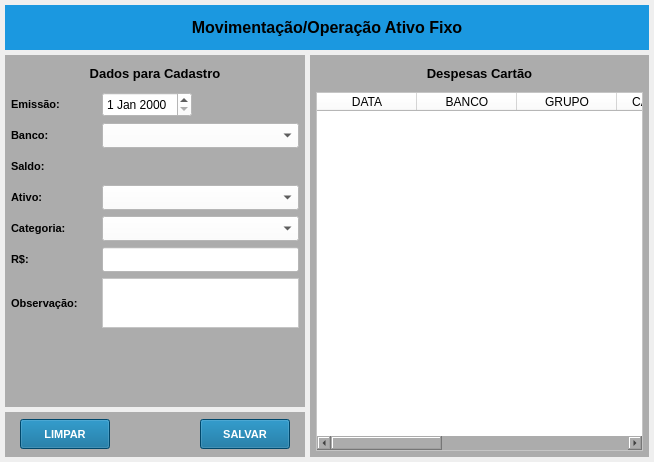
<?xml version="1.0" encoding="UTF-8"?>
<ui version="4.0">
 <class>MainWindow</class>
 <widget class="QMainWindow" name="MainWindow">
  <property name="geometry">
   <rect>
    <x>0</x>
    <y>0</y>
    <width>654</width>
    <height>462</height>
   </rect>
  </property>
  <property name="windowTitle">
   <string>Operação Ativo Fixo</string>
  </property>
  <widget class="QWidget" name="centralwidget">
   <layout class="QVBoxLayout" name="verticalLayout">
    <property name="spacing">
     <number>5</number>
    </property>
    <property name="leftMargin">
     <number>5</number>
    </property>
    <property name="topMargin">
     <number>5</number>
    </property>
    <property name="rightMargin">
     <number>5</number>
    </property>
    <property name="bottomMargin">
     <number>5</number>
    </property>
    <item>
     <widget class="QWidget" name="widget" native="true">
      <property name="minimumSize">
       <size>
        <width>0</width>
        <height>45</height>
       </size>
      </property>
      <property name="maximumSize">
       <size>
        <width>16777215</width>
        <height>45</height>
       </size>
      </property>
      <property name="styleSheet">
       <string notr="true">background-color: rgb(27, 152, 224);</string>
      </property>
      <layout class="QHBoxLayout" name="horizontalLayout">
       <property name="spacing">
        <number>5</number>
       </property>
       <property name="leftMargin">
        <number>15</number>
       </property>
       <property name="topMargin">
        <number>5</number>
       </property>
       <property name="rightMargin">
        <number>15</number>
       </property>
       <property name="bottomMargin">
        <number>5</number>
       </property>
       <item>
        <widget class="QLabel" name="label_titulo">
         <property name="font">
          <font>
           <pointsize>12</pointsize>
           <weight>75</weight>
           <bold>true</bold>
          </font>
         </property>
         <property name="text">
          <string>Movimentação/Operação Ativo Fixo</string>
         </property>
         <property name="alignment">
          <set>Qt::AlignCenter</set>
         </property>
        </widget>
       </item>
      </layout>
     </widget>
    </item>
    <item>
     <widget class="QWidget" name="widget_2" native="true">
      <property name="font">
       <font>
        <pointsize>8</pointsize>
       </font>
      </property>
      <layout class="QGridLayout" name="gridLayout" columnstretch="0,0" columnminimumwidth="0,0">
       <property name="leftMargin">
        <number>0</number>
       </property>
       <property name="topMargin">
        <number>0</number>
       </property>
       <property name="rightMargin">
        <number>0</number>
       </property>
       <property name="bottomMargin">
        <number>0</number>
       </property>
       <property name="spacing">
        <number>5</number>
       </property>
       <item row="0" column="0">
        <widget class="QWidget" name="widget_3" native="true">
         <property name="minimumSize">
          <size>
           <width>0</width>
           <height>0</height>
          </size>
         </property>
         <property name="maximumSize">
          <size>
           <width>300</width>
           <height>16777215</height>
          </size>
         </property>
         <property name="font">
          <font>
           <pointsize>8</pointsize>
          </font>
         </property>
         <layout class="QGridLayout" name="gridLayout_2">
          <property name="leftMargin">
           <number>0</number>
          </property>
          <property name="topMargin">
           <number>0</number>
          </property>
          <property name="rightMargin">
           <number>0</number>
          </property>
          <property name="bottomMargin">
           <number>0</number>
          </property>
          <property name="horizontalSpacing">
           <number>0</number>
          </property>
          <property name="verticalSpacing">
           <number>5</number>
          </property>
          <item row="0" column="0">
           <widget class="QWidget" name="widget_8" native="true">
            <property name="maximumSize">
             <size>
              <width>16777215</width>
              <height>16777215</height>
             </size>
            </property>
            <property name="font">
             <font>
              <pointsize>8</pointsize>
             </font>
            </property>
            <property name="cursor">
             <cursorShape>ArrowCursor</cursorShape>
            </property>
            <property name="styleSheet">
             <string notr="true">background-color: rgb(172, 172, 172);</string>
            </property>
            <layout class="QVBoxLayout" name="verticalLayout_3">
             <property name="spacing">
              <number>6</number>
             </property>
             <property name="leftMargin">
              <number>6</number>
             </property>
             <property name="topMargin">
              <number>6</number>
             </property>
             <property name="rightMargin">
              <number>6</number>
             </property>
             <property name="bottomMargin">
              <number>6</number>
             </property>
             <item>
              <widget class="QLabel" name="label_titulo_2">
               <property name="maximumSize">
                <size>
                 <width>16777215</width>
                 <height>25</height>
                </size>
               </property>
               <property name="font">
                <font>
                 <pointsize>10</pointsize>
                 <weight>75</weight>
                 <bold>true</bold>
                </font>
               </property>
               <property name="text">
                <string>Dados para Cadastro</string>
               </property>
               <property name="alignment">
                <set>Qt::AlignCenter</set>
               </property>
              </widget>
             </item>
             <item>
              <widget class="QWidget" name="widget_9" native="true">
               <property name="minimumSize">
                <size>
                 <width>0</width>
                 <height>25</height>
                </size>
               </property>
               <property name="maximumSize">
                <size>
                 <width>16777215</width>
                 <height>25</height>
                </size>
               </property>
               <layout class="QHBoxLayout" name="horizontalLayout_5">
                <property name="spacing">
                 <number>6</number>
                </property>
                <property name="leftMargin">
                 <number>0</number>
                </property>
                <property name="topMargin">
                 <number>0</number>
                </property>
                <property name="rightMargin">
                 <number>0</number>
                </property>
                <property name="bottomMargin">
                 <number>0</number>
                </property>
                <item>
                 <widget class="QLabel" name="label">
                  <property name="minimumSize">
                   <size>
                    <width>85</width>
                    <height>0</height>
                   </size>
                  </property>
                  <property name="maximumSize">
                   <size>
                    <width>85</width>
                    <height>16777215</height>
                   </size>
                  </property>
                  <property name="font">
                   <font>
                    <pointsize>8</pointsize>
                    <weight>75</weight>
                    <bold>true</bold>
                   </font>
                  </property>
                  <property name="text">
                   <string>Emissão:</string>
                  </property>
                 </widget>
                </item>
                <item>
                 <widget class="QDateEdit" name="date_Emissao">
                  <property name="sizePolicy">
                   <sizepolicy hsizetype="Preferred" vsizetype="Preferred">
                    <horstretch>0</horstretch>
                    <verstretch>0</verstretch>
                   </sizepolicy>
                  </property>
                  <property name="minimumSize">
                   <size>
                    <width>90</width>
                    <height>0</height>
                   </size>
                  </property>
                  <property name="maximumSize">
                   <size>
                    <width>90</width>
                    <height>16777215</height>
                   </size>
                  </property>
                  <property name="font">
                   <font>
                    <pointsize>9</pointsize>
                    <weight>50</weight>
                    <bold>false</bold>
                   </font>
                  </property>
                  <property name="styleSheet">
                   <string notr="true">background-color: rgb(255, 255, 255);</string>
                  </property>
                 </widget>
                </item>
                <item>
                 <widget class="QLabel" name="label_2">
                  <property name="text">
                   <string/>
                  </property>
                 </widget>
                </item>
               </layout>
              </widget>
             </item>
             <item>
              <widget class="QWidget" name="widget_7" native="true">
               <property name="minimumSize">
                <size>
                 <width>0</width>
                 <height>25</height>
                </size>
               </property>
               <property name="maximumSize">
                <size>
                 <width>16777215</width>
                 <height>25</height>
                </size>
               </property>
               <layout class="QHBoxLayout" name="horizontalLayout_4">
                <property name="spacing">
                 <number>6</number>
                </property>
                <property name="leftMargin">
                 <number>0</number>
                </property>
                <property name="topMargin">
                 <number>0</number>
                </property>
                <property name="rightMargin">
                 <number>0</number>
                </property>
                <property name="bottomMargin">
                 <number>0</number>
                </property>
                <item>
                 <widget class="QLabel" name="label_16">
                  <property name="minimumSize">
                   <size>
                    <width>75</width>
                    <height>0</height>
                   </size>
                  </property>
                  <property name="maximumSize">
                   <size>
                    <width>85</width>
                    <height>16777215</height>
                   </size>
                  </property>
                  <property name="font">
                   <font>
                    <pointsize>8</pointsize>
                    <weight>75</weight>
                    <bold>true</bold>
                   </font>
                  </property>
                  <property name="text">
                   <string>Banco:</string>
                  </property>
                 </widget>
                </item>
                <item>
                 <widget class="QComboBox" name="combo_Banco">
                  <property name="sizePolicy">
                   <sizepolicy hsizetype="Preferred" vsizetype="Preferred">
                    <horstretch>0</horstretch>
                    <verstretch>0</verstretch>
                   </sizepolicy>
                  </property>
                  <property name="minimumSize">
                   <size>
                    <width>0</width>
                    <height>0</height>
                   </size>
                  </property>
                  <property name="maximumSize">
                   <size>
                    <width>16777215</width>
                    <height>16777215</height>
                   </size>
                  </property>
                  <property name="font">
                   <font>
                    <pointsize>8</pointsize>
                    <weight>50</weight>
                    <bold>false</bold>
                   </font>
                  </property>
                  <property name="styleSheet">
                   <string notr="true">background-color: rgb(255, 255, 255);</string>
                  </property>
                  <item>
                   <property name="text">
                    <string/>
                   </property>
                  </item>
                 </widget>
                </item>
               </layout>
              </widget>
             </item>
             <item>
              <widget class="QWidget" name="widget_14" native="true">
               <property name="maximumSize">
                <size>
                 <width>16777215</width>
                 <height>25</height>
                </size>
               </property>
               <layout class="QHBoxLayout" name="horizontalLayout_7">
                <property name="leftMargin">
                 <number>0</number>
                </property>
                <property name="topMargin">
                 <number>0</number>
                </property>
                <property name="rightMargin">
                 <number>0</number>
                </property>
                <property name="bottomMargin">
                 <number>0</number>
                </property>
                <item>
                 <widget class="QLabel" name="label_17">
                  <property name="minimumSize">
                   <size>
                    <width>0</width>
                    <height>0</height>
                   </size>
                  </property>
                  <property name="maximumSize">
                   <size>
                    <width>85</width>
                    <height>16777215</height>
                   </size>
                  </property>
                  <property name="font">
                   <font>
                    <pointsize>8</pointsize>
                    <weight>75</weight>
                    <bold>true</bold>
                   </font>
                  </property>
                  <property name="text">
                   <string>Saldo:</string>
                  </property>
                 </widget>
                </item>
                <item>
                 <widget class="QLabel" name="label_Saldo">
                  <property name="minimumSize">
                   <size>
                    <width>0</width>
                    <height>0</height>
                   </size>
                  </property>
                  <property name="maximumSize">
                   <size>
                    <width>16777215</width>
                    <height>16777215</height>
                   </size>
                  </property>
                  <property name="font">
                   <font>
                    <pointsize>8</pointsize>
                   </font>
                  </property>
                  <property name="text">
                   <string/>
                  </property>
                  <property name="alignment">
                   <set>Qt::AlignRight|Qt::AlignTrailing|Qt::AlignVCenter</set>
                  </property>
                 </widget>
                </item>
               </layout>
              </widget>
             </item>
             <item>
              <widget class="QWidget" name="widget_12" native="true">
               <property name="minimumSize">
                <size>
                 <width>0</width>
                 <height>25</height>
                </size>
               </property>
               <property name="maximumSize">
                <size>
                 <width>16777215</width>
                 <height>25</height>
                </size>
               </property>
               <layout class="QHBoxLayout" name="horizontalLayout_8">
                <property name="spacing">
                 <number>6</number>
                </property>
                <property name="leftMargin">
                 <number>0</number>
                </property>
                <property name="topMargin">
                 <number>0</number>
                </property>
                <property name="rightMargin">
                 <number>0</number>
                </property>
                <property name="bottomMargin">
                 <number>0</number>
                </property>
                <item>
                 <widget class="QLabel" name="label_18">
                  <property name="minimumSize">
                   <size>
                    <width>75</width>
                    <height>0</height>
                   </size>
                  </property>
                  <property name="maximumSize">
                   <size>
                    <width>85</width>
                    <height>16777215</height>
                   </size>
                  </property>
                  <property name="font">
                   <font>
                    <pointsize>8</pointsize>
                    <weight>75</weight>
                    <bold>true</bold>
                   </font>
                  </property>
                  <property name="text">
                   <string>Ativo:</string>
                  </property>
                 </widget>
                </item>
                <item>
                 <widget class="QComboBox" name="combo_Ativo">
                  <property name="sizePolicy">
                   <sizepolicy hsizetype="Preferred" vsizetype="Preferred">
                    <horstretch>0</horstretch>
                    <verstretch>0</verstretch>
                   </sizepolicy>
                  </property>
                  <property name="minimumSize">
                   <size>
                    <width>0</width>
                    <height>0</height>
                   </size>
                  </property>
                  <property name="maximumSize">
                   <size>
                    <width>16777215</width>
                    <height>16777215</height>
                   </size>
                  </property>
                  <property name="font">
                   <font>
                    <pointsize>8</pointsize>
                    <weight>50</weight>
                    <bold>false</bold>
                   </font>
                  </property>
                  <property name="styleSheet">
                   <string notr="true">background-color: rgb(255, 255, 255);</string>
                  </property>
                  <item>
                   <property name="text">
                    <string/>
                   </property>
                  </item>
                 </widget>
                </item>
               </layout>
              </widget>
             </item>
             <item>
              <widget class="QWidget" name="widget_11" native="true">
               <property name="maximumSize">
                <size>
                 <width>16777215</width>
                 <height>25</height>
                </size>
               </property>
               <layout class="QHBoxLayout" name="horizontalLayout_6">
                <property name="leftMargin">
                 <number>0</number>
                </property>
                <property name="topMargin">
                 <number>0</number>
                </property>
                <property name="rightMargin">
                 <number>0</number>
                </property>
                <property name="bottomMargin">
                 <number>0</number>
                </property>
                <item>
                 <widget class="QLabel" name="label_12">
                  <property name="minimumSize">
                   <size>
                    <width>75</width>
                    <height>0</height>
                   </size>
                  </property>
                  <property name="maximumSize">
                   <size>
                    <width>85</width>
                    <height>16777215</height>
                   </size>
                  </property>
                  <property name="font">
                   <font>
                    <pointsize>8</pointsize>
                    <weight>75</weight>
                    <bold>true</bold>
                   </font>
                  </property>
                  <property name="text">
                   <string>Categoria:</string>
                  </property>
                 </widget>
                </item>
                <item>
                 <widget class="QComboBox" name="combo_Categoria">
                  <property name="sizePolicy">
                   <sizepolicy hsizetype="Preferred" vsizetype="Preferred">
                    <horstretch>0</horstretch>
                    <verstretch>0</verstretch>
                   </sizepolicy>
                  </property>
                  <property name="minimumSize">
                   <size>
                    <width>0</width>
                    <height>0</height>
                   </size>
                  </property>
                  <property name="maximumSize">
                   <size>
                    <width>16777215</width>
                    <height>16777215</height>
                   </size>
                  </property>
                  <property name="font">
                   <font>
                    <pointsize>8</pointsize>
                    <weight>50</weight>
                    <bold>false</bold>
                   </font>
                  </property>
                  <property name="styleSheet">
                   <string notr="true">background-color: rgb(255, 255, 255);</string>
                  </property>
                  <item>
                   <property name="text">
                    <string/>
                   </property>
                  </item>
                 </widget>
                </item>
               </layout>
              </widget>
             </item>
             <item>
              <widget class="QWidget" name="widget_15" native="true">
               <property name="maximumSize">
                <size>
                 <width>16777215</width>
                 <height>25</height>
                </size>
               </property>
               <layout class="QHBoxLayout" name="horizontalLayout_11">
                <property name="leftMargin">
                 <number>0</number>
                </property>
                <property name="topMargin">
                 <number>0</number>
                </property>
                <property name="rightMargin">
                 <number>0</number>
                </property>
                <property name="bottomMargin">
                 <number>0</number>
                </property>
                <item>
                 <widget class="QLabel" name="label_13">
                  <property name="minimumSize">
                   <size>
                    <width>0</width>
                    <height>0</height>
                   </size>
                  </property>
                  <property name="maximumSize">
                   <size>
                    <width>85</width>
                    <height>16777215</height>
                   </size>
                  </property>
                  <property name="font">
                   <font>
                    <pointsize>8</pointsize>
                    <weight>75</weight>
                    <bold>true</bold>
                   </font>
                  </property>
                  <property name="text">
                   <string>R$:</string>
                  </property>
                 </widget>
                </item>
                <item>
                 <widget class="QLineEdit" name="line_Valor">
                  <property name="sizePolicy">
                   <sizepolicy hsizetype="Preferred" vsizetype="Preferred">
                    <horstretch>0</horstretch>
                    <verstretch>0</verstretch>
                   </sizepolicy>
                  </property>
                  <property name="minimumSize">
                   <size>
                    <width>0</width>
                    <height>0</height>
                   </size>
                  </property>
                  <property name="maximumSize">
                   <size>
                    <width>16777215</width>
                    <height>16777215</height>
                   </size>
                  </property>
                  <property name="font">
                   <font>
                    <pointsize>8</pointsize>
                    <weight>50</weight>
                    <bold>false</bold>
                   </font>
                  </property>
                  <property name="styleSheet">
                   <string notr="true">background-color: rgb(255, 255, 255);</string>
                  </property>
                  <property name="text">
                   <string/>
                  </property>
                  <property name="alignment">
                   <set>Qt::AlignRight|Qt::AlignTrailing|Qt::AlignVCenter</set>
                  </property>
                 </widget>
                </item>
               </layout>
              </widget>
             </item>
             <item>
              <widget class="QWidget" name="widget_10" native="true">
               <property name="minimumSize">
                <size>
                 <width>0</width>
                 <height>50</height>
                </size>
               </property>
               <property name="maximumSize">
                <size>
                 <width>16777215</width>
                 <height>50</height>
                </size>
               </property>
               <layout class="QHBoxLayout" name="horizontalLayout_10">
                <property name="leftMargin">
                 <number>0</number>
                </property>
                <property name="topMargin">
                 <number>0</number>
                </property>
                <property name="rightMargin">
                 <number>0</number>
                </property>
                <property name="bottomMargin">
                 <number>0</number>
                </property>
                <item>
                 <widget class="QLabel" name="label_28">
                  <property name="minimumSize">
                   <size>
                    <width>85</width>
                    <height>0</height>
                   </size>
                  </property>
                  <property name="maximumSize">
                   <size>
                    <width>85</width>
                    <height>16777215</height>
                   </size>
                  </property>
                  <property name="font">
                   <font>
                    <pointsize>8</pointsize>
                    <weight>75</weight>
                    <bold>true</bold>
                   </font>
                  </property>
                  <property name="text">
                   <string>Observação:</string>
                  </property>
                  <property name="alignment">
                   <set>Qt::AlignLeading|Qt::AlignLeft|Qt::AlignVCenter</set>
                  </property>
                 </widget>
                </item>
                <item>
                 <widget class="QPlainTextEdit" name="plain_Obs">
                  <property name="sizePolicy">
                   <sizepolicy hsizetype="Preferred" vsizetype="Preferred">
                    <horstretch>0</horstretch>
                    <verstretch>0</verstretch>
                   </sizepolicy>
                  </property>
                  <property name="minimumSize">
                   <size>
                    <width>0</width>
                    <height>0</height>
                   </size>
                  </property>
                  <property name="maximumSize">
                   <size>
                    <width>16777215</width>
                    <height>16777215</height>
                   </size>
                  </property>
                  <property name="font">
                   <font>
                    <pointsize>8</pointsize>
                   </font>
                  </property>
                  <property name="styleSheet">
                   <string notr="true">background-color: rgb(255, 255, 255);</string>
                  </property>
                 </widget>
                </item>
               </layout>
              </widget>
             </item>
             <item>
              <widget class="QWidget" name="widget_18" native="true"/>
             </item>
            </layout>
           </widget>
          </item>
          <item row="1" column="0">
           <widget class="QWidget" name="widget_6" native="true">
            <property name="minimumSize">
             <size>
              <width>0</width>
              <height>45</height>
             </size>
            </property>
            <property name="maximumSize">
             <size>
              <width>16777215</width>
              <height>45</height>
             </size>
            </property>
            <property name="font">
             <font>
              <pointsize>8</pointsize>
             </font>
            </property>
            <property name="styleSheet">
             <string notr="true">background-color: rgb(172, 172, 172);</string>
            </property>
            <layout class="QHBoxLayout" name="horizontalLayout_2">
             <property name="spacing">
              <number>5</number>
             </property>
             <property name="leftMargin">
              <number>15</number>
             </property>
             <property name="topMargin">
              <number>5</number>
             </property>
             <property name="rightMargin">
              <number>15</number>
             </property>
             <property name="bottomMargin">
              <number>5</number>
             </property>
             <item>
              <widget class="QPushButton" name="btn_Limpar">
               <property name="sizePolicy">
                <sizepolicy hsizetype="Preferred" vsizetype="Preferred">
                 <horstretch>0</horstretch>
                 <verstretch>0</verstretch>
                </sizepolicy>
               </property>
               <property name="minimumSize">
                <size>
                 <width>90</width>
                 <height>30</height>
                </size>
               </property>
               <property name="maximumSize">
                <size>
                 <width>90</width>
                 <height>30</height>
                </size>
               </property>
               <property name="font">
                <font>
                 <pointsize>8</pointsize>
                 <weight>75</weight>
                 <bold>true</bold>
                </font>
               </property>
               <property name="cursor">
                <cursorShape>PointingHandCursor</cursorShape>
               </property>
               <property name="styleSheet">
                <string notr="true">color: rgb(255, 255, 255);
background-color: rgb(0, 100, 148);</string>
               </property>
               <property name="text">
                <string>LIMPAR</string>
               </property>
              </widget>
             </item>
             <item>
              <widget class="QLabel" name="label_3">
               <property name="font">
                <font>
                 <pointsize>8</pointsize>
                </font>
               </property>
               <property name="text">
                <string/>
               </property>
              </widget>
             </item>
             <item>
              <widget class="QPushButton" name="btn_Salvar">
               <property name="sizePolicy">
                <sizepolicy hsizetype="Preferred" vsizetype="Preferred">
                 <horstretch>0</horstretch>
                 <verstretch>0</verstretch>
                </sizepolicy>
               </property>
               <property name="minimumSize">
                <size>
                 <width>90</width>
                 <height>30</height>
                </size>
               </property>
               <property name="maximumSize">
                <size>
                 <width>90</width>
                 <height>30</height>
                </size>
               </property>
               <property name="font">
                <font>
                 <pointsize>8</pointsize>
                 <weight>75</weight>
                 <bold>true</bold>
                </font>
               </property>
               <property name="cursor">
                <cursorShape>PointingHandCursor</cursorShape>
               </property>
               <property name="styleSheet">
                <string notr="true">color: rgb(255, 255, 255);
background-color: rgb(0, 100, 148);</string>
               </property>
               <property name="text">
                <string>SALVAR</string>
               </property>
              </widget>
             </item>
            </layout>
           </widget>
          </item>
         </layout>
        </widget>
       </item>
       <item row="0" column="1">
        <widget class="QWidget" name="widget_4" native="true">
         <property name="font">
          <font>
           <pointsize>8</pointsize>
          </font>
         </property>
         <property name="styleSheet">
          <string notr="true">background-color: rgb(172, 172, 172);</string>
         </property>
         <layout class="QVBoxLayout" name="verticalLayout_2">
          <property name="spacing">
           <number>6</number>
          </property>
          <property name="leftMargin">
           <number>6</number>
          </property>
          <property name="topMargin">
           <number>6</number>
          </property>
          <property name="rightMargin">
           <number>6</number>
          </property>
          <property name="bottomMargin">
           <number>6</number>
          </property>
          <item>
           <widget class="QLabel" name="label_5">
            <property name="minimumSize">
             <size>
              <width>0</width>
              <height>25</height>
             </size>
            </property>
            <property name="maximumSize">
             <size>
              <width>16777215</width>
              <height>25</height>
             </size>
            </property>
            <property name="font">
             <font>
              <pointsize>10</pointsize>
              <weight>75</weight>
              <bold>true</bold>
             </font>
            </property>
            <property name="text">
             <string>Despesas Cartão</string>
            </property>
            <property name="alignment">
             <set>Qt::AlignCenter</set>
            </property>
           </widget>
          </item>
          <item>
           <widget class="QTableWidget" name="table_Lista">
            <property name="sizePolicy">
             <sizepolicy hsizetype="Preferred" vsizetype="Preferred">
              <horstretch>0</horstretch>
              <verstretch>0</verstretch>
             </sizepolicy>
            </property>
            <property name="font">
             <font>
              <pointsize>8</pointsize>
             </font>
            </property>
            <property name="styleSheet">
             <string notr="true">background-color: rgb(255, 255, 255);</string>
            </property>
            <column>
             <property name="text">
              <string>DATA</string>
             </property>
            </column>
            <column>
             <property name="text">
              <string>BANCO</string>
             </property>
            </column>
            <column>
             <property name="text">
              <string>GRUPO</string>
             </property>
            </column>
            <column>
             <property name="text">
              <string>CATEGORIA</string>
             </property>
            </column>
            <column>
             <property name="text">
              <string>VALOR</string>
             </property>
            </column>
            <column>
             <property name="text">
              <string>ESTABEL.</string>
             </property>
            </column>
            <column>
             <property name="text">
              <string>CIDADE</string>
             </property>
            </column>
            <column>
             <property name="text">
              <string>OBS</string>
             </property>
            </column>
           </widget>
          </item>
         </layout>
        </widget>
       </item>
      </layout>
     </widget>
    </item>
   </layout>
  </widget>
 </widget>
 <resources/>
 <connections/>
</ui>
